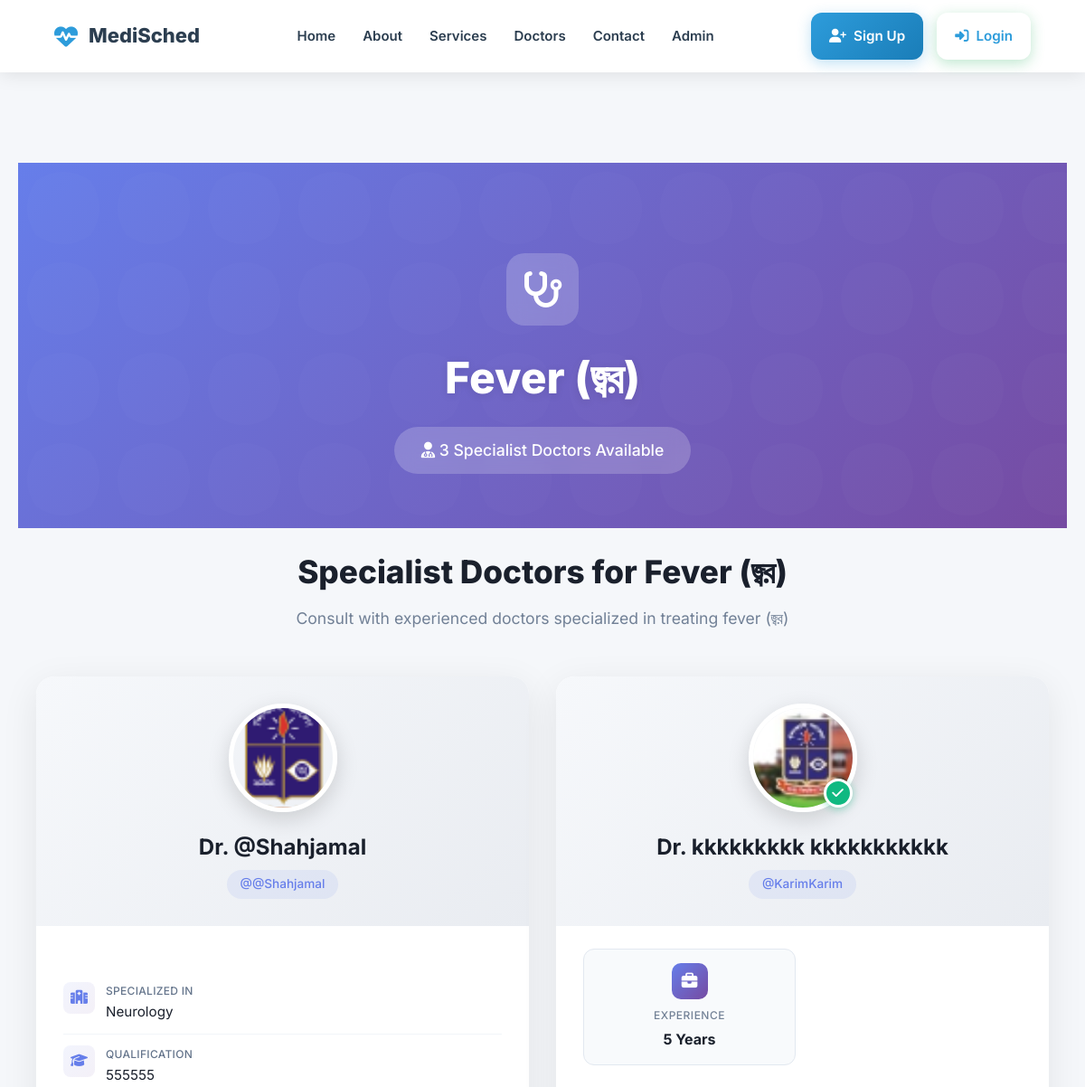
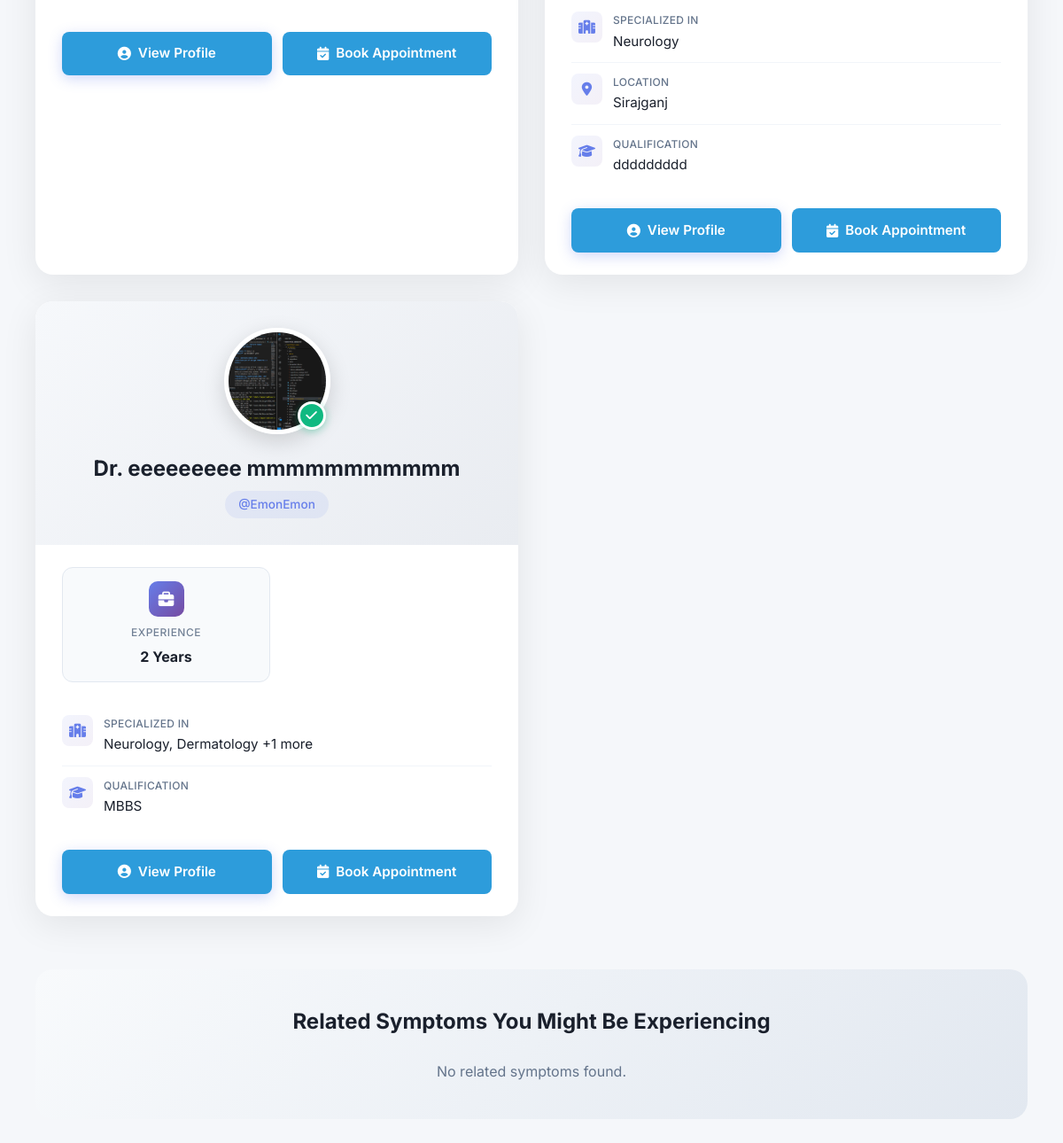
Screenshot of /symptom/1/ with the database file from the repository (2 pictures, top to bottom).
### adminapp/models.py (models this page shows, shortened)
class Symptom(models.Model):
    symptom_name = models.CharField(max_length=100, unique=True)
    symptom_image = models.ImageField(upload_to='symptoms/', blank=True, null=True)

class Department(models.Model):
    department_name = models.CharField(max_length=100, unique=True)
    department_image = models.ImageField(upload_to='department/',  blank=True, null=True)

class District(models.Model):
    district_name = models.CharField(max_length=100)
    division = models.ForeignKey(Division, on_delete=models.CASCADE, related_name='districts')
    class Meta:
        unique_together = ('district_name', 'division')

### doctor/models.py (models this page shows, shortened)
class Doctor(models.Model):
    user = models.OneToOneField(CustomUser, on_delete=models.CASCADE, related_name='doctor_profile')
    about = models.TextField(blank=True, null=True)
    bmdc_number = models.CharField(max_length=255, blank=True, null=True)
    qualification = models.CharField(max_length=255, blank=True, null=True)
    total_experience = models.PositiveIntegerField(default=0)  # Only non-negative numbers
    working_hours = models.JSONField(blank=True, null=True)  # e.g., {"Mon": "9-5", "Tue": "10-4"}
    profile_image = models.ImageField(upload_to='doctor_profiles/', blank=True, null=True)
    is_verified = models.BooleanField(default=False)
    rating = models.DecimalField(max_digits=3, decimal_places=2, default=0.0, blank=True, null=True)
    total_reviews = models.PositiveIntegerField(default=0)
    division = models.ForeignKey(Division, on_delete=models.SET_NULL, null=True, blank=True)
    district = models.ForeignKey(District, on_delete=models.SET_NULL, null=True, blank=True)
    upazila = models.ForeignKey(Upazila, on_delete=models.SET_NULL, null=True, blank=True)
    departments = models.ManyToManyField(Department, through='DoctorSpecializationDepartment', blank=True)
    symptoms = models.ManyToManyField(Symptom, through='DoctorSpecializationSymptom', blank=True)

class DoctorSpecializationDepartment(models.Model):
    doctor = models.ForeignKey(Doctor, on_delete=models.CASCADE, related_name='specialized_departments')
    department = models.ForeignKey(Department, on_delete=models.CASCADE)
    class Meta:
        unique_together = ('doctor', 'department')  # Prevent duplicates

### users/models.py (models this page shows, shortened)
class CustomUser(AbstractUser):
    ROLE_PATIENT = 'patient'
    ROLE_DOCTOR = 'doctor'
    ROLE_CHOICES = [
        (ROLE_PATIENT, 'Patient'),
        (ROLE_DOCTOR, 'Doctor'),
    ]
    role = models.CharField(max_length=10, choices=ROLE_CHOICES, default=ROLE_PATIENT)
    phone = models.CharField(max_length=20, blank=True)
    location = models.CharField(max_length=150, blank=True)

### home/views.py (the view)
# urls.py: path("symptom/<int:symptom_id>/", views.symptom_detail, name="symptom_detail"),
def symptom_detail(request, symptom_id):
    symptom = get_object_or_404(Symptom, id=symptom_id)
    specializations = DoctorSpecializationSymptom.objects.filter(
        symptom=symptom
    ).select_related(
        'doctor',
        'doctor__user',
        'doctor__division',
        'doctor__district',
        'doctor__upazila'
    ).prefetch_related(
        'doctor__specialized_departments__department',
        'doctor__appointment_fees'
    )
    doctors = [spec.doctor for spec in specializations]
    context = {
        'symptom': symptom,
        'doctors': doctors,
        'doctor_count': len(doctors),
    }
    return render(request, 'home/symptom_detail.html', context)

### home/templates/home/symptom_detail.html (shortened to what this page needs)
{% extends "base.html" %}
{% load static %}
{% block content %}
<section class="symptom-hero">
    <div class="symptom-hero-content">
        <div class="symptom-icon">
            <i class="fas fa-stethoscope"></i>
        </div>
        <h1>{{ symptom.symptom_name }}</h1>
        <div class="doctor-count-badge">
            <i class="fas fa-user-md"></i>
            {{ doctor_count }} Specialist Doctor{{ doctor_count|pluralize }} Available
        </div>
    </div>
</section>
<div class="doctors-container">
    {% if doctors %}
        <div class="section-header">
            <h2>Specialist Doctors for {{ symptom.symptom_name }}</h2>
            <p>Consult with experienced doctors specialized in treating {{ symptom.symptom_name|lower }}</p>
        </div>
        <div class="doctors-grid">
            {% for doctor in doctors %}
            <div class="doctor-card">
                <div class="doctor-card-header">
                    <div class="doctor-avatar-wrapper">
                        <div class="doctor-avatar">
                            {% if doctor.profile_image %}
                                <img src="{{ doctor.profile_image.url }}" alt="Dr. {{ doctor.user.username }}">
                            {% else %}
                                <div class="avatar-placeholder">
                                    <i class="fas fa-user-md"></i>
                                </div>
                            {% endif %}
                        </div>
                        {% if doctor.is_verified %}
                            <div class="verified-badge">
                                <i class="fas fa-check"></i>
                            </div>
                        {% endif %}
                    </div>
                    <h3 class="doctor-name">
                        {% if doctor.user.get_full_name %}
                            Dr. {{ doctor.user.get_full_name }}
                        {% else %}
                            Dr. {{ doctor.user.username|title }}
                        {% endif %}
                    </h3>
                    {% if doctor.user.username %}
                        <span class="doctor-username-badge">@{{ doctor.user.username }}</span>
                    {% endif %}
                </div>
                <div class="doctor-card-body">
                    <div class="doctor-stats">
                        {% if doctor.total_experience %}
                        <div class="stat-box">
                            <div class="stat-icon">
                                <i class="fas fa-briefcase"></i>
                            </div>
                            <div class="stat-label">Experience</div>
                            <div class="stat-value">{{ doctor.total_experience }} Years</div>
                        </div>
                        {% endif %}
                    </div>
                    <div class="doctor-info-list">
                        {% with doctor.specialized_departments.all as specializations %}
                            {% if specializations %}
                            <div class="info-item">
                                <div class="info-icon">
                                    <i class="fas fa-hospital"></i>
                                </div>
                                <div class="info-content">
                                    <div class="info-label">Specialized In</div>
                                    <div class="info-value">
                                        {% for spec in specializations|slice:":2" %}
                                            {{ spec.department.department_name }}{% if not forloop.last %}, {% endif %}
                                        {% endfor %}
                                        {% if specializations.count > 2 %}
                                            +{{ specializations.count|add:"-2" }} more
                                        {% endif %}
                                    </div>
                                </div>
                            </div>
                            {% endif %}
                        {% endwith %}
                        {% if doctor.division or doctor.district %}
                        <div class="info-item">
                            <div class="info-icon">
                                <i class="fas fa-map-marker-alt"></i>
                            </div>
                            <div class="info-content">
                                <div class="info-label">Location</div>
                                <div class="info-value">
                                    {% if doctor.district %}
                                        {{ doctor.district.district_name }}
                                    {% elif doctor.division %}
                                        {{ doctor.division.division_name }}
                                    {% endif %}
                                </div>
                            </div>
                        </div>
                        {% endif %}
                        {% if doctor.qualification %}
                        <div class="info-item">
                            <div class="info-icon">
                                <i class="fas fa-graduation-cap"></i>
                            </div>
                            <div class="info-content">
                                <div class="info-label">Qualification</div>
                                <div class="info-value">{{ doctor.qualification }}</div>
                            </div>
                        </div>
                        {% endif %}
                    </div>
                    <div class="doctor-actions">
                        <a href="{% url 'home:doctor_detail' doctor.id %}" class="btn btn-view-profile">
                            <i class="fas fa-user-circle"></i>
                            View Profile
                        </a>
                        <a href="{% url 'appointment:book' doctor.id %}" class="btn btn-book-appointment">
                            <i class="fas fa-calendar-check"></i>
                            Book Appointment
                        </a>
                    </div>
                </div>
            </div>
            {% endfor %}
        </div>
        <div class="common-symptoms">
            <h3>Related Symptoms You Might Be Experiencing</h3>
            <div class="symptoms-list">
                {% for related_symptom in symptom.related_symptoms.all|slice:":8" %}
                    <a href="{% url 'home:symptom_detail' related_symptom.id %}" class="symptom-tag">
                        <i class="fas fa-dot-circle"></i>
                        {{ related_symptom.symptom_name }}
                    </a>
                {% empty %}
                    <p style="color: #64748b; text-align: center; width: 100%;">
                        No related symptoms found.
                    </p>
                {% endfor %}
            </div>
        </div>
    {% endif %}
</div>
{% endblock %}

### home/static/home/css/style.css (style rules this page uses)
* { margin: 0; padding: 0; box-sizing: border-box; }
:root { --primary-blue: #2D9CDB; --success-green: #27AE60; --accent-yellow: #F2C94C; --warm-orange: #F2994A; --neutral-bg: #F9FAFB; --dark: #1A202C; --gray: #64748B; --light-gray: #E2E8F0; --white: #FFFFFF; }
body { font-family: 'Inter', -apple-system, BlinkMacSystemFont, 'Segoe UI', sans-serif; line-height: 1.6; color: var(--dark); overflow-x: hidden; background: var(--neutral-bg); margin: 0; padding: 0; }
html { scroll-behavior: smooth; margin: 0; padding: 0; }
.btn { padding: 0.7rem 1.8rem; border: none; border-radius: 8px; font-weight: 600; cursor: pointer; transition: all 0.3s; text-decoration: none; display: inline-block; font-size: 0.95rem; }
.section-header { text-align: center; margin-bottom: 4rem; padding-left: 5%; padding-right: 5%; }
.section-header h2 { font-size: 2.8rem; font-weight: 800; margin-bottom: 1rem; color: var(--dark); }
.section-header p { font-size: 1.2rem; color: var(--gray); max-width: 600px; margin: 0 auto; }
.doctors-grid { width: 100%; max-width: 1400px; margin: 0 auto; display: grid; grid-template-columns: repeat(auto-fit, minmax(280px, 1fr)); gap: 2.5rem; padding-left: 0; padding-right: 0; }
.doctor-card { background: var(--white); border-radius: 16px; overflow: hidden; box-shadow: 0 5px 25px rgba(0, 0, 0, 0.08); transition: all 0.3s; display: flex; flex-direction: column; }
.doctor-card .btn { width: 100%; padding: 0.8rem; border-radius: 8px; border: none; background: var(--primary-blue); color: #fff; font-weight: 600; cursor: pointer; transition: background 0.3s; }
.stat-label { font-size: 1.2rem; opacity: 0.9; }

### home/templates/base.html (style rules this page uses)
* { margin: 0; padding: 0; box-sizing: border-box; -webkit-tap-highlight-color: transparent; }
:root { --primary-color: #2D9CDB; --secondary-color: #27AE60; --dark-color: #2C3E50; --light-color: #F8F9FA; --danger-color: #E53E3E; --border-radius: 12px; --box-shadow: 0 4px 20px rgba(0, 0, 0, 0.1); --transition: all 0.3s ease; }
html { scroll-behavior: smooth; -webkit-text-size-adjust: 100%; }
body { font-family: 'Inter', sans-serif; line-height: 1.6; color: #333; background: #f5f7fa; margin: 0; padding: 0; overflow-x: hidden; width: 100%; -webkit-font-smoothing: antialiased; -moz-osx-font-smoothing: grayscale; }
.btn { display: inline-flex; align-items: center; gap: 8px; padding: 10px 20px; border-radius: 50px; font-weight: 600; font-size: 14px; text-decoration: none; cursor: pointer; border: none; min-width: 90px; justify-content: center; white-space: nowrap; }
@media (min-width: 992px) { .btn { padding: 12px 24px; font-size: 15px; min-width: 100px; } }

### rows the page displays
Symptom: symptom_name "Fever (জ্বর)", symptom_name "fever (জ্বর)"
Doctor: profile_image (picture), user.username "@Shahjamal", qualification "555555"
DoctorSpecializationDepartment: department.department_name "Neurology"
Doctor: profile_image (picture), is_verified True (drawn), user.get_full_name "kkkkkkkkk kkkkkkkkkkk", user.username "KarimKarim", total_experience "5", district.district_name "Sirajganj", qualification "ddddddddd"
DoctorSpecializationDepartment: department.department_name "Neurology"
Doctor: profile_image (picture), is_verified True (drawn), user.get_full_name "eeeeeeeee mmmmmmmmmmm", user.username "EmonEmon", total_experience "2", specialized_departments.all.count|add "1", qualification "MBBS"
DoctorSpecializationDepartment: department.department_name "Neurology"
DoctorSpecializationDepartment: department.department_name "Dermatology"

### other values shown
{{ doctor_count }} "3"
